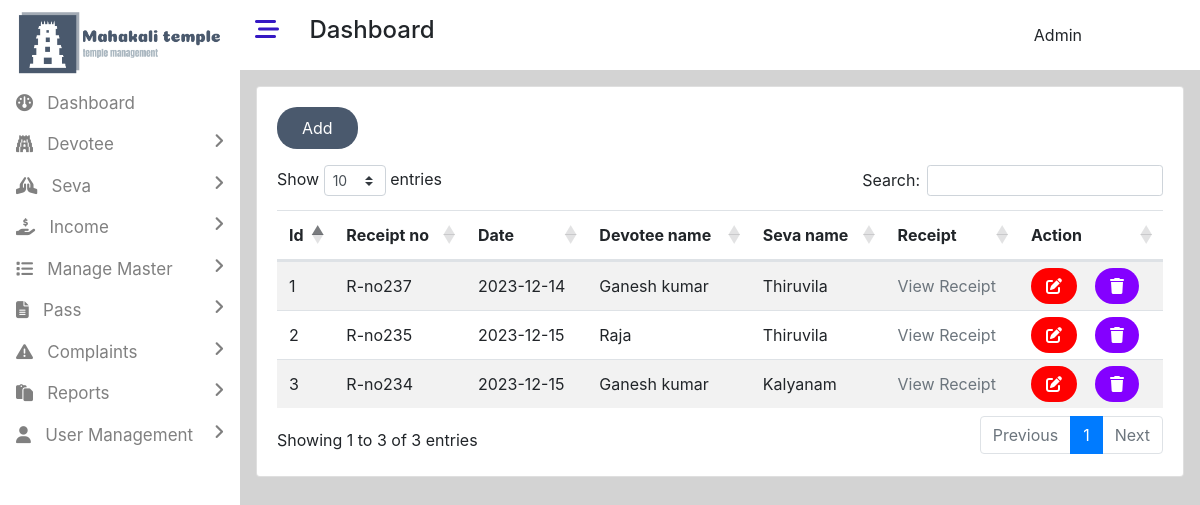
Page /admin/manage_income.php (signed in) on the committed database.
### tables this page shows
CREATE TABLE `income` (
  `in_id` int(11) NOT NULL,
  `receipt_no` varchar(10) NOT NULL,
  `rdate` varchar(30) NOT NULL,
  `devotee_id` int(11) NOT NULL,
  `phone` varchar(20) NOT NULL,
  `address` text NOT NULL,
  `payment_type` varchar(30) NOT NULL,
  `income_type_id` int(11) NOT NULL,
  `seva_id` int(11) NOT NULL,
  `charge` int(11) NOT NULL,
  `ireading_time` timestamp NOT NULL DEFAULT current_timestamp() ON UPDATE current_timestamp()
);

CREATE TABLE `devotee` (
  `devotee_id` int(11) NOT NULL,
  `devotee_name` varchar(50) NOT NULL,
  `bdate` varchar(50) NOT NULL,
  `phone` varchar(10) NOT NULL,
  `religion` varchar(10) NOT NULL,
  `state_id` int(11) NOT NULL,
  `district_id` int(11) NOT NULL,
  `taluka_id` int(11) NOT NULL,
  `status` varchar(30) NOT NULL DEFAULT 'active',
  `registered_time` timestamp NOT NULL DEFAULT current_timestamp() ON UPDATE current_timestamp()
);

CREATE TABLE `seva` (
  `seva_id` int(11) NOT NULL,
  `seva_name` varchar(50) NOT NULL,
  `charge` varchar(50) NOT NULL,
  `no_of_person` varchar(50) NOT NULL,
  `reading_time` timestamp NOT NULL DEFAULT current_timestamp() ON UPDATE current_timestamp()
);

### admin/admin_db.php (called while the page is built, shortened)
<?php
$con=mysqli_connect("localhost","root","","temple");
        ?>
        <?php
class income
{
    public function get_income()
    {
        global $con;
        $sql="select * from income inner join devotee on devotee.devotee_id=income.devotee_id inner join
        seva on income.seva_id=seva.seva_id inner join income_type on income.income_type_id=income_type.income_type_id order by in_id desc";
        $result=mysqli_query($con,$sql);
        $r=[];
        if(mysqli_num_rows($result)>0)
        {
            while($row=mysqli_fetch_assoc($result))
            {
                array_push($r,$row);
            }
        }
        return $r;
    }
}
        ?>

### admin/manage_income.php (the view, shortened to what this page needs)
<!DOCTYPE html>
<html lang="en">
<head>
    <link rel="stylesheet" href="../assets/bootstrap/bootstrap.min.css">
     <link rel="stylesheet" href="https://cdnjs.cloudflare.com/ajax/libs/twitter-bootstrap/4.5.2/css/bootstrap.css" type="text/css">
     <link rel="stylesheet" href="https://cdn.datatables.net/1.13.7/css/dataTables.bootstrap4.min.css" type="text/css">
    <link rel="stylesheet" href="https://cdnjs.cloudflare.com/ajax/libs/font-awesome/6.4.2/css/all.min.css"  />
    <link rel="stylesheet" href="css/style.css" type="text/css">
</head>
<body class="dashboard-page">
<div>
<?php
include("includes/leftbar.php");
?>
<div style="width:80%;height:110vh;" class="float-right main-content">
<?php
include("includes/header.php");
?>
<div class="container p-3">
<div class="card">
<div class="card-body">
<a href="add_income.php" class="btn button-color text-white px-4 py-2">Add</a>
<div class="row mt-3">
    <div class="col-md-12">
       <table id="example" class="example3 table table-striped" style="width:100%">
        <thead>
            <tr>
                <th>Id</th>
                <th>Receipt no</th>
                <th>Date</th>
                <th>Devotee name</th>
                <th>Seva name</th>
                <th>Receipt</th>
                <th>Action</th>
            </tr>
        </thead>
        <tbody>
<?php
include("admin_db.php");
$obj=new income();
$states=$obj->get_income();
$i=1;
foreach($states as $state)
{
?>
<tr>
    <td><?=$i?></td>
    <td><?=$state["receipt_no"]?></td>
    <td><?=$state["rdate"]?></td>
    <td><?=$state["devotee_name"]?></td>
    <td><?=$state["seva_name"]?></td>
    <td><a href="receiptpdf.php?id=<?=$state['in_id']?>" class="text-secondary">View Receipt</a></td>
    <td>
    <a href="edit_income.php?id=<?=$state['in_id']?>" id="ed-icon"><i class="fa-solid fa-pen-to-square"></i></a>
    <a href="delete_income.php?id=<?=$state['in_id']?>" id="del-icon"><i class="fa-solid fa-trash"></i></a>
    </td>
</tr>
<?php
$i++;
}
?>
        </tbody>
    </table>
    </div>
</div>
</div>
</div>
</div>
</div>
</div>
</body>
</html>

### admin/includes/leftbar.php (shortened to what this page needs)
<?php
if(isset($_SESSION["aid"]))
{
?>
<div style="width:20%;height:100vh;" class="myleftbar float-left">
    <ul class="nav flex-column admin-left-bar">
    <li class="nav-item bg-white">
        <a class="nav-link" href="dashboard.php">
            <img src="../assets/images/main_logo.png" class="img-fluid">
        </a>
    </li>
    <li class="nav-item">
        <a class="nav-link" href="dashboard.php"><i class="fa-solid fa-gauge"></i>&nbsp;&nbsp;&nbsp;Dashboard</a>
    </li>
    <li class="nav-item devot">
        <a class="nav-link" href="#"><i class="fa-solid fa-gopuram"></i>&nbsp;&nbsp;&nbsp;Devotee <i class="fa-solid fa-angle-right float-right"></i></a>
    </li>
    <li class="nav-item sevat">
        <a class="nav-link" href="#"><i class="fa-solid fa-hands-praying"></i>&nbsp;&nbsp;&nbsp;Seva<i class="fa-solid fa-angle-right float-right"></i></a>
    </li>
    <li class="nav-item show-income">
        <a class="nav-link" href="#"><i class="fa-solid fa-hand-holding-dollar"></i>&nbsp;&nbsp;&nbsp;Income<i class="fa-solid fa-angle-right float-right"></i></a>
    </li>
    <li class="nav-item show-drop">
        <a class="nav-link" href="#"><i class="fa-solid fa-list"></i>&nbsp;&nbsp;&nbsp;Manage Master<i class="fa-solid fa-angle-right float-right"></i></a>
    </li>
    <li class="nav-item show-pass">
        <a class="nav-link" href="#"><i class="fa-solid fa-file-lines"></i>&nbsp;&nbsp;&nbsp;Pass<i class="fa-solid fa-angle-right float-right"></i></a>
    </li>
<li class="nav-item show-complaints">
        <a class="nav-link" href="#"><i class="fa-solid fa-triangle-exclamation"></i>&nbsp;&nbsp;&nbsp;Complaints<i class="fa-solid fa-angle-right float-right"></i></a>
    </li>
<li class="nav-item show-report">
        <a class="nav-link" href="#"><i class="fa-solid fa-paste"></i>&nbsp;&nbsp;&nbsp;Reports<i class="fa-solid fa-angle-right float-right"></i></a>
</li>
<li class="nav-item show-user">
        <a class="nav-link" href="#"><i class="fa-solid fa-user"></i>&nbsp;&nbsp;&nbsp;User Management<i class="fa-solid fa-angle-right float-right"></i></a>
    </li>
    </ul>
</div>
<?php
}
?>

### admin/includes/header.php (shortened to what this page needs)
<div class="container-fluid">
    <div class="row">
        <div class="col-md-12 bg-white py-3">
        <h4>
        <i class="fa-solid fa-bars-staggered mybar23" style="color: #3518c3;"></i>
        <span class="ml-4 ">Dashboard</span>
        <div class="dropdown mydropdown float-right">
  <button type="button" class="mybutton btn bg-white" data-toggle="dropdown">
  <?php
  if(isset($_SESSION["aid"]))
  {
    echo "Admin";
  }
  ?>
  </button>
</div>
        </h4>
        </div>
    </div>
</div>

### admin/css/style.css (style rules this page uses)
.mybar23,.mybar24 { cursor:pointer; }
.admin-left-bar li a { color:gray; font-size:17px; }
.main-content { background-color:lightgray; }
.mydropdown { margin-right:90px; }

### admin/manage_income.php (style rules this page uses)
.button-color { background-color:rgb(74,89,109); border-radius:20px; }
#ed-icon { background-color:red;padding:8px 15px;color:white;border-radius:30px; }
#del-icon { background-color:rgb(132, 0, 255);padding:8px 15px;color:white;border-radius:30px; }

### rows in the picture
income: receipt_no "R-no237", rdate "2023-12-14", devotee.devotee_name "Ganesh kumar", seva.seva_name "Thiruvila"
income: receipt_no "R-no235", rdate "2023-12-15", devotee.devotee_name "Raja", seva.seva_name "Thiruvila"
income: receipt_no "R-no234", rdate "2023-12-15", devotee.devotee_name "Ganesh kumar", seva.seva_name "Kalyanam"
